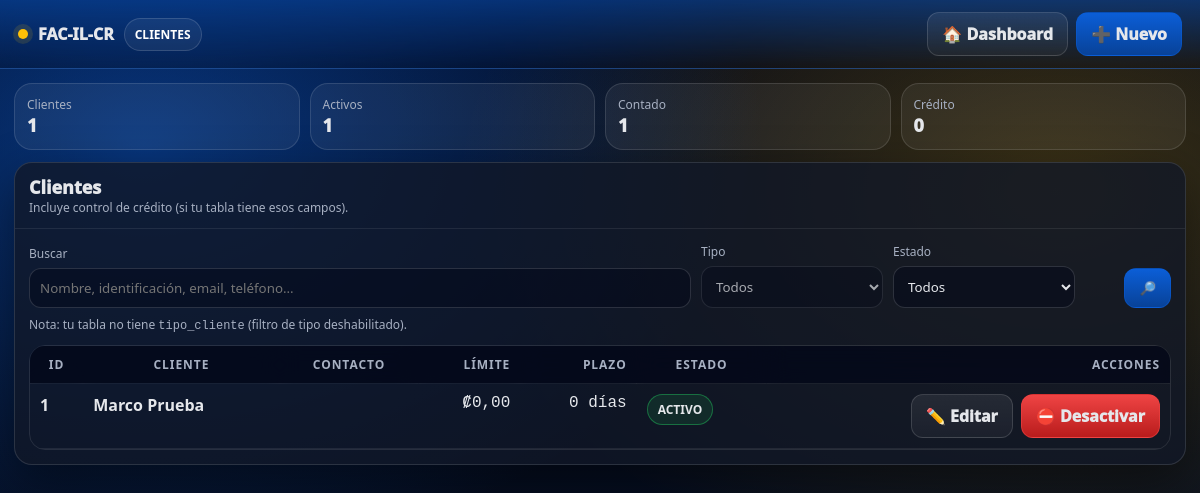
The app's page /clientes.php (signed in) with its own data.
### tables this page shows
CREATE TABLE `clientes` (
  `id` int(11) NOT NULL,
  `empresa_id` int(11) NOT NULL,
  `nombre` varchar(160) NOT NULL,
  `identificacion` varchar(25) DEFAULT NULL,
  `email` varchar(120) DEFAULT NULL,
  `telefono` varchar(30) DEFAULT NULL,
  `direccion` text DEFAULT NULL,
  `tipo` enum('CONTADO','CREDITO') NOT NULL DEFAULT 'CONTADO',
  `limite_credito` decimal(18,2) NOT NULL DEFAULT 0.00,
  `plazo_dias` int(11) NOT NULL DEFAULT 0,
  `estado` enum('ACTIVO','MOROSO','BLOQUEADO','INACTIVO') NOT NULL DEFAULT 'ACTIVO',
  `created_at` timestamp NOT NULL DEFAULT current_timestamp(),
  `updated_at` timestamp NULL DEFAULT NULL ON UPDATE current_timestamp()
);

### clientes.php (the view, shortened to what this page needs)
<?php
require_once __DIR__."/config/db.php";
function h($s){ return htmlspecialchars((string)$s, ENT_QUOTES, 'UTF-8'); }
function nf($n){ return number_format((float)$n,2,',','.'); }
function col_exists(PDO $pdo,string $t,string $c):bool{
  $st=$pdo->prepare("SELECT COUNT(*) FROM INFORMATION_SCHEMA.COLUMNS WHERE TABLE_SCHEMA=DATABASE() AND TABLE_NAME=? AND COLUMN_NAME=?");
  $st->execute([$t,$c]); return ((int)$st->fetchColumn())>0;
}
function estado_is_activo($v):bool{
  $s=strtoupper(trim((string)$v));
  return in_array($s,['ACTIVO','A','SI','S','1','TRUE'],true);
}
$empresa_id=(int)($_SESSION['empresa_id'] ?? 1);
$has_empresa = col_exists($pdo,'clientes','empresa_id');
$has_tipo = col_exists($pdo,'clientes','tipo_cliente');
$has_limite = col_exists($pdo,'clientes','limite_credito');
$has_plazo = col_exists($pdo,'clientes','plazo_dias');
$has_estado = col_exists($pdo,'clientes','estado');
$q=trim($_GET['q'] ?? '');
$tipo=$_GET['tipo'] ?? 'TODOS';
$estado=$_GET['estado'] ?? 'TODOS';
$where=[]; $params=[];
if($has_empresa){ $where[]="c.empresa_id=?"; $params[]=$empresa_id; }
$w = count($where)?("WHERE ".implode(" AND ",$where)):"";
$sel="c.id,c.nombre,c.identificacion,c.email,c.telefono";
if(col_exists($pdo,'clientes','direccion')) $sel.=",c.direccion";
if($has_limite) $sel.=",c.limite_credito";
if($has_plazo) $sel.=",c.plazo_dias";
if($has_estado) $sel.=",c.estado";
$st=$pdo->prepare("SELECT $sel FROM clientes c $w ORDER BY c.id DESC LIMIT 5000");
$st->execute($params);
$rows=$st->fetchAll(PDO::FETCH_ASSOC);
$k_total = count($rows);
$k_credito = 0; $k_contado=0; $k_bloq=0; $k_act=0;
foreach($rows as $r){
  $t = $has_tipo ? ($r['tipo_cliente'] ?? 'CONTADO') : 'CONTADO';
  if($t==='CREDITO') $k_credito++; else $k_contado++;
  if(!$has_estado || estado_is_activo($r['estado'] ?? null)) $k_act++;
}
?>
<!doctype html><html lang="es"><head><meta charset="utf-8"><meta name="viewport" content="width=device-width,initial-scale=1">
</head><body>
<div class="header">
  <div class="brand"><span class="dot"></span> FAC-IL-CR <span class="pill">CLIENTES</span></div>
  <div class="actions">
    <a class="btn" href="dashboard.php">🏠 Dashboard</a>
    <a class="btn primary" href="clientes_nuevo.php">➕ Nuevo</a>
  </div>
</div>
<div class="wrap">
  <div class="kpi">
    <div class="box"><div class="small">Clientes</div><div class="val"><?= (int)$k_total ?></div></div>
    <div class="box"><div class="small">Activos</div><div class="val"><?= (int)$k_act ?></div></div>
    <div class="box"><div class="small">Contado</div><div class="val"><?= (int)$k_contado ?></div></div>
    <div class="box"><div class="small">Crédito</div><div class="val"><?= (int)$k_credito ?></div></div>
  </div>
  <div class="card">
    <div class="hd">
      <div>
        <div style="font-weight:1000;font-size:18px">Clientes</div>
        <div class="small">Incluye control de crédito (si tu tabla tiene esos campos).</div>
      </div>
    </div>
    <div class="bd">
      <form class="grid" method="get">
        <div style="grid-column:span 7">
          <div class="label">Buscar</div>
          <input class="input" name="q" value="<?=h($q)?>" placeholder="Nombre, identificación, email, teléfono...">
        </div>
        <div style="grid-column:span 2">
          <div class="label">Tipo</div>
          <select class="input" name="tipo" <?= $has_tipo ? "" : "disabled" ?>>
            <option value="TODOS" <?=$tipo==='TODOS'?'selected':''?>>Todos</option>
          </select>
        </div>
        <div style="grid-column:span 2">
          <div class="label">Estado</div>
          <select class="input" name="estado" <?= $has_estado ? "" : "disabled" ?>>
            <option value="TODOS" <?=$estado==='TODOS'?'selected':''?>>Todos</option>
          </select>
        </div>
        <div style="grid-column:span 1;display:flex;justify-content:flex-end">
          <button class="btn primary" type="submit">🔎</button>
        </div>
      </form>
      <?php if(!$has_tipo): ?><div class="small" style="margin-top:8px">Nota: tu tabla no tiene <span class="mono">tipo_cliente</span> (filtro de tipo deshabilitado).</div><?php endif; ?>
      <div style="margin-top:12px;overflow:auto;border:1px solid rgba(255,255,255,.10);border-radius:16px">
        <table class="table">
          <thead>
            <tr>
              <th>ID</th><th>Cliente</th><th>Contacto</th>
              <?php if($has_limite): ?><th class="right">Límite</th><?php endif; ?>
              <?php if($has_plazo): ?><th class="right">Plazo</th><?php endif; ?>
              <?php if($has_estado): ?><th>Estado</th><?php endif; ?>
              <th class="right">Acciones</th>
            </tr>
          </thead>
          <tbody>
            <?php foreach($rows as $c):
              $activo = (!$has_estado) ? true : estado_is_activo($c['estado'] ?? null);
              $tagE = $activo ? 'ok' : 'bad';
            ?>
              <tr>
                <td class="mono"><b><?= (int)$c['id'] ?></b></td>
                <td>
                  <b><?= h($c['nombre']) ?></b>
                </td>
                <td>
                </td>
                <?php if($has_limite): ?><td class="right mono">₡<?= nf($c['limite_credito'] ?? 0) ?></td><?php endif; ?>
                <?php if($has_plazo): ?><td class="right mono"><?= (int)($c['plazo_dias'] ?? 0) ?> días</td><?php endif; ?>
                <?php if($has_estado): ?><td><span class="tag <?=$tagE?>"><?= $activo?'ACTIVO':'INACTIVO' ?></span></td><?php endif; ?>
                <td class="right">
                  <div class="actions">
                    <a class="btn" href="clientes_editar.php?id=<?= (int)$c['id'] ?>">✏️ Editar</a>
                    <a class="btn danger" href="clientes_eliminar.php?id=<?= (int)$c['id'] ?>" onclick="return confirm('¿Marcar como INACTIVO este cliente?');">⛔ Desactivar</a>
                  </div>
                </td>
              </tr>
            <?php endforeach; if(count($rows)===0): ?>
              <tr><td colspan="12" class="small">Sin clientes.</td></tr>
            <?php endif; ?>
          </tbody>
        </table>
      </div>
    </div>
  </div>
</div>
</body></html>

### clientes.php (style rules this page uses)
:root { --azul:#0b5ed7;--azul-metal:#084298;--amarillo:#ffc107;--amarillo-metal:#ffca2c;--fondo:#071225;--card:rgba(17,24,39,.78);--borde:rgba(255,255,255,.12);--txt:#e5e7eb;--muted:#a7b0c2;--ok:#22c55e;--bad:#ef4444;--info:#38bdf8 }
* { box-sizing:border-box;font-family:system-ui,-apple-system,Segoe UI,Roboto,Arial }
body { margin:0;color:var(--txt);background:radial-gradient(1000px 680px at 12% 18%, rgba(11,94,215,.52), transparent 62%),radial-gradient(1000px 680px at 88% 24%, rgba(255,193,7,.22), transparent 60%),linear-gradient(180deg,#020617,var(--fondo));min-height:100vh }
.header { display:flex;align-items:center;justify-content:space-between;gap:14px;padding:12px 18px;border-bottom:1px solid rgba(255,255,255,.08);background:linear-gradient(180deg, rgba(8,66,152,.65), rgba(2,6,23,.25));position:sticky;top:0;backdrop-filter: blur(12px);z-index:60 }
.brand { display:flex;align-items:center;gap:10px;font-weight:1000 }
.dot { width:10px;height:10px;border-radius:50%;background:var(--amarillo);box-shadow:0 0 0 5px rgba(255,193,7,.12) }
.pill { padding:7px 10px;border-radius:999px;border:1px solid rgba(255,255,255,.14);background:rgba(255,255,255,.06);font-size:12px;font-weight:900;color:#fff }
.btn { display:inline-flex;align-items:center;justify-content:center;gap:8px;padding:10px 14px;border-radius:12px;border:1px solid rgba(255,255,255,.14);background:linear-gradient(180deg,rgba(255,255,255,.08),rgba(255,255,255,.04));color:var(--txt);font-weight:1000;cursor:pointer;text-decoration:none }
.btn.primary { background:linear-gradient(180deg,var(--azul),var(--azul-metal));border-color:rgba(11,94,215,.45) }
.btn.danger { background:linear-gradient(180deg,#ef4444,#b91c1c);border-color:rgba(239,68,68,.55) }
.wrap { max-width:1600px;margin:auto;padding:14px }
.card { background:var(--card);border:1px solid var(--borde);border-radius:18px;box-shadow:0 18px 50px rgba(0,0,0,.45);overflow:hidden }
.card .hd { padding:12px 14px;border-bottom:1px solid rgba(255,255,255,.08);display:flex;justify-content:space-between;gap:10px;align-items:center }
.card .bd { padding:14px }
.small { font-size:12px;color:var(--muted) }
.grid { display:grid;grid-template-columns:repeat(12,minmax(0,1fr));gap:10px;align-items:end }
.input,select,textarea { width:100%;padding:10px;border-radius:12px;border:1px solid rgba(255,255,255,.14);background:rgba(2,6,23,.45);color:var(--txt);outline:none }
.label { font-size:12px;color:var(--muted);margin:0 0 6px }
.table { width:100%;border-collapse:collapse }
.table th,.table td { padding:10px;border-bottom:1px solid rgba(255,255,255,.08);vertical-align:top }
.table th { font-size:12px;color:var(--muted);text-transform:uppercase;letter-spacing:.08em;position:sticky;top:0;background:rgba(2,6,23,.75);backdrop-filter: blur(10px) }
.right { text-align:right }
.tag { display:inline-flex;align-items:center;gap:8px;padding:6px 10px;border-radius:999px;border:1px solid rgba(255,255,255,.14);background:rgba(255,255,255,.06);font-weight:900;font-size:12px;white-space:nowrap }
.tag.ok { border-color:rgba(34,197,94,.45);background:rgba(34,197,94,.12) }
.mono { font-family:ui-monospace,SFMono-Regular,Menlo,Monaco,Consolas,"Liberation Mono","Courier New",monospace }
.actions { display:flex;gap:8px;flex-wrap:wrap;justify-content:flex-end }
.kpi { display:grid;grid-template-columns:repeat(4,minmax(0,1fr));gap:10px;margin-bottom:12px }
.kpi .box { padding:12px;border-radius:18px;border:1px solid rgba(255,255,255,.12);background:rgba(255,255,255,.06) }
.kpi .val { font-weight:1000;font-size:18px }

### records on screen
clientes: id "1", nombre "Marco Prueba", limite_credito "0,00", plazo_dias "0", estado "ACTIVO"

### other values on screen
$k_total "1"
$k_act "1"
$k_contado "1"
$k_credito "0"
